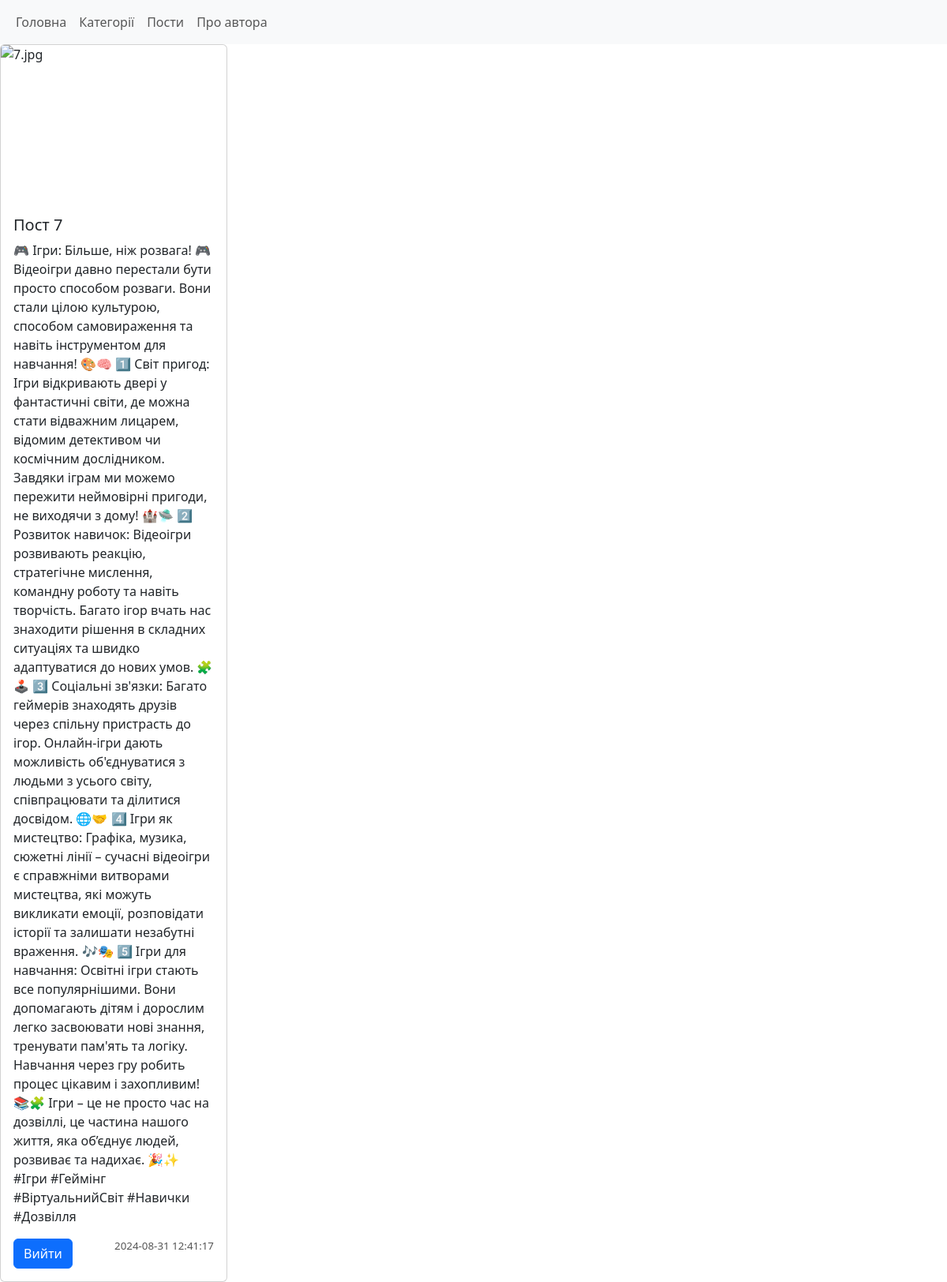
/post/view/7, run on the app's committed database.
### tables this page shows
CREATE TABLE post (id INTEGER PRIMARY KEY AUTOINCREMENT, category_id INTEGER NOT NULL, text TEXT, datetime DATETIME NOT NULL DEFAULT CURRENT_TIMESTAMP, FOREIGN KEY (category_id) REFERENCES category(id) );

### main.py (the view)
@app.route('/post/view/<id>')
def single_post(id):
    return render_template('single_post.html', post=db.getPost(id))

### db.py (called while the page is built)
def open():
    global conn, cursor
    conn = sqlite3.connect(db_name)
    cursor = conn.cursor()

def close():
    cursor.close()
    conn.close()

def getPost(id):
    open()
    cursor.execute('SELECT * FROM post WHERE id == ?', [id])
    result = cursor.fetchone()
    close()
    return result

### templates/single_post.html
{% extends 'base.html' %}
{% block content %}
<div class="card" style="width: 18rem;">
    <img src="/static/{{post[0]}}.jpg" class="card-img-top" alt="{{post[0]}}.jpg" width="200px" height="200px">
    <div class="card-body">
      <h5 class="card-title">Пост {{post[0]}}</h5>
      <p class="card-text">{{post[2]}}</p>
      <span class="date">{{post[3]}}</span>
      <a href="/post/view" class="btn btn-primary">Вийти</a>
    </div>
  </div>
{% endblock %}

### static/style.css (style rules this page uses)
body { background: #FFFFFF }
.date { font-size: smaller; color: #555; float: right; }

### data on the page
post: id "7", text "🎮 Ігри: Більше, ніж розвага! 🎮 Відеоігри давно перестали бути просто способом розваги. Вони стали цілою культурою, способом самовираження та навіть інструментом для навчання! 🎨🧠 1️⃣ Світ пригод: Ігри відкривають двері у фантастичні світи, де можна стати відважним лицарем, відомим детективом чи космічним дослідником. Завдяки іграм ми можемо пережити неймовірні пригоди, не виходячи з дому! 🏰🛸 2️⃣ Розвиток навичок: Відеоігри розвивають реакцію, стратегічне мислення, командну роботу та навіть творчість. Багато ігор вчать нас знаходити рішення в складних ситуаціях та швидко адаптуватися до нових умов. 🧩🕹️ 3️⃣ Соціальні зв'язки: Багато геймерів знаходять друзів через спільну пристрасть до ігор.…", datetime "2024-08-31 12:41:17"
